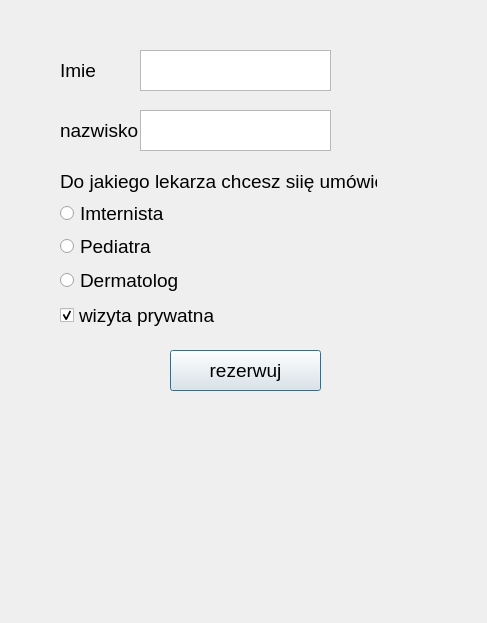
<?xml version="1.0" encoding="UTF-8"?>
<ui version="4.0">
 <class>Dialog</class>
 <widget class="QDialog" name="Dialog">
  <property name="geometry">
   <rect>
    <x>0</x>
    <y>0</y>
    <width>487</width>
    <height>623</height>
   </rect>
  </property>
  <property name="font">
   <font>
    <pointsize>14</pointsize>
   </font>
  </property>
  <property name="windowTitle">
   <string>Dialog</string>
  </property>
  <widget class="QLabel" name="label">
   <property name="geometry">
    <rect>
     <x>60</x>
     <y>40</y>
     <width>71</width>
     <height>61</height>
    </rect>
   </property>
   <property name="text">
    <string>Imie</string>
   </property>
  </widget>
  <widget class="QLabel" name="label_2">
   <property name="geometry">
    <rect>
     <x>60</x>
     <y>100</y>
     <width>81</width>
     <height>61</height>
    </rect>
   </property>
   <property name="text">
    <string>nazwisko</string>
   </property>
  </widget>
  <widget class="QTextEdit" name="imie">
   <property name="geometry">
    <rect>
     <x>140</x>
     <y>50</y>
     <width>191</width>
     <height>41</height>
    </rect>
   </property>
  </widget>
  <widget class="QTextEdit" name="nazwisko">
   <property name="geometry">
    <rect>
     <x>140</x>
     <y>110</y>
     <width>191</width>
     <height>41</height>
    </rect>
   </property>
  </widget>
  <widget class="QPushButton" name="rezerwuj">
   <property name="geometry">
    <rect>
     <x>170</x>
     <y>350</y>
     <width>151</width>
     <height>41</height>
    </rect>
   </property>
   <property name="text">
    <string>rezerwuj</string>
   </property>
  </widget>
  <widget class="QCheckBox" name="checkBox">
   <property name="enabled">
    <bool>true</bool>
   </property>
   <property name="geometry">
    <rect>
     <x>60</x>
     <y>300</y>
     <width>171</width>
     <height>31</height>
    </rect>
   </property>
   <property name="acceptDrops">
    <bool>false</bool>
   </property>
   <property name="text">
    <string>wizyta prywatna</string>
   </property>
   <property name="checked">
    <bool>true</bool>
   </property>
  </widget>
  <widget class="QLabel" name="wyswietl">
   <property name="geometry">
    <rect>
     <x>6</x>
     <y>420</y>
     <width>471</width>
     <height>191</height>
    </rect>
   </property>
   <property name="text">
    <string/>
   </property>
  </widget>
  <widget class="QWidget" name="">
   <property name="geometry">
    <rect>
     <x>60</x>
     <y>170</y>
     <width>317</width>
     <height>124</height>
    </rect>
   </property>
   <layout class="QVBoxLayout" name="verticalLayout">
    <item>
     <widget class="QLabel" name="label_3">
      <property name="text">
       <string>Do jakiego lekarza chcesz siię umówić</string>
      </property>
     </widget>
    </item>
    <item>
     <widget class="QRadioButton" name="internista">
      <property name="text">
       <string>Imternista</string>
      </property>
     </widget>
    </item>
    <item>
     <widget class="QRadioButton" name="pediatra">
      <property name="text">
       <string>Pediatra</string>
      </property>
     </widget>
    </item>
    <item>
     <widget class="QRadioButton" name="dermatolog">
      <property name="text">
       <string>Dermatolog</string>
      </property>
     </widget>
    </item>
   </layout>
  </widget>
 </widget>
 <resources/>
 <connections/>
</ui>
